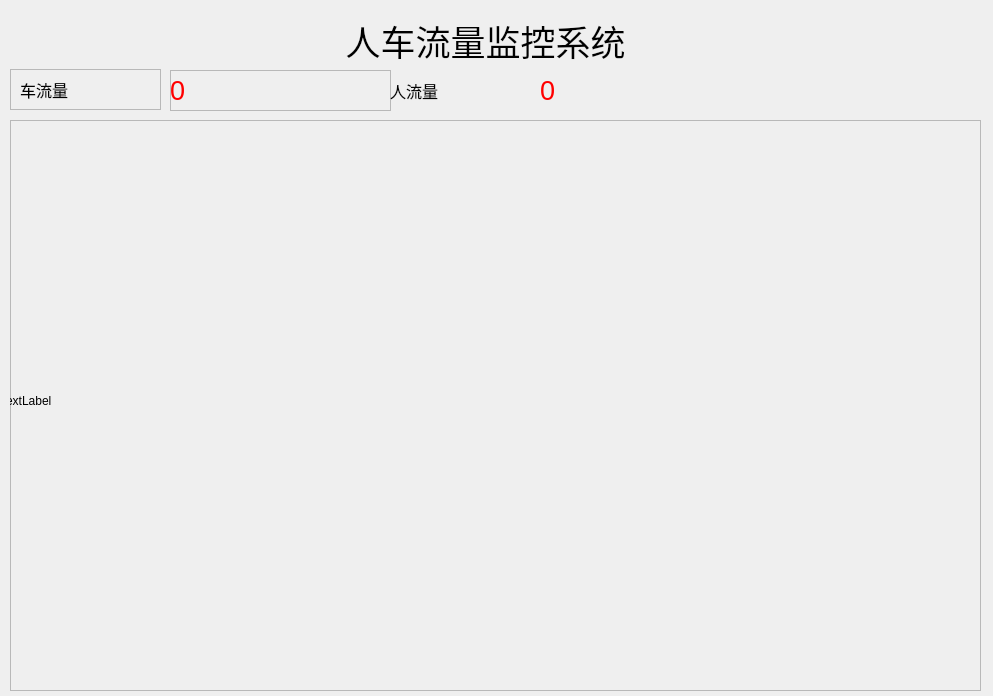
<?xml version="1.0" encoding="UTF-8"?>
<ui version="4.0">
 <class>Dialog</class>
 <widget class="QDialog" name="Dialog">
  <property name="geometry">
   <rect>
    <x>0</x>
    <y>0</y>
    <width>993</width>
    <height>696</height>
   </rect>
  </property>
  <property name="windowTitle">
   <string>Dialog</string>
  </property>
  <widget class="QFrame" name="frame">
   <property name="geometry">
    <rect>
     <x>10</x>
     <y>120</y>
     <width>971</width>
     <height>571</height>
    </rect>
   </property>
   <property name="frameShape">
    <enum>QFrame::StyledPanel</enum>
   </property>
   <property name="frameShadow">
    <enum>QFrame::Raised</enum>
   </property>
   <widget class="QLabel" name="video1">
    <property name="geometry">
     <rect>
      <x>-10</x>
      <y>0</y>
      <width>961</width>
      <height>561</height>
     </rect>
    </property>
    <property name="text">
     <string>TextLabel</string>
    </property>
   </widget>
  </widget>
  <widget class="QFrame" name="frame_5">
   <property name="geometry">
    <rect>
     <x>10</x>
     <y>69</y>
     <width>151</width>
     <height>41</height>
    </rect>
   </property>
   <property name="frameShape">
    <enum>QFrame::StyledPanel</enum>
   </property>
   <property name="frameShadow">
    <enum>QFrame::Raised</enum>
   </property>
   <widget class="QLabel" name="label">
    <property name="geometry">
     <rect>
      <x>10</x>
      <y>0</y>
      <width>141</width>
      <height>41</height>
     </rect>
    </property>
    <property name="font">
     <font>
      <pointsize>12</pointsize>
     </font>
    </property>
    <property name="text">
     <string>车流量</string>
    </property>
   </widget>
  </widget>
  <widget class="QFrame" name="frame_6">
   <property name="geometry">
    <rect>
     <x>170</x>
     <y>70</y>
     <width>221</width>
     <height>41</height>
    </rect>
   </property>
   <property name="frameShape">
    <enum>QFrame::StyledPanel</enum>
   </property>
   <property name="frameShadow">
    <enum>QFrame::Raised</enum>
   </property>
   <widget class="QLabel" name="carnum">
    <property name="geometry">
     <rect>
      <x>0</x>
      <y>0</y>
      <width>211</width>
      <height>41</height>
     </rect>
    </property>
    <property name="font">
     <font>
      <pointsize>20</pointsize>
     </font>
    </property>
    <property name="styleSheet">
     <string notr="true">color:red
</string>
    </property>
    <property name="text">
     <string>0</string>
    </property>
   </widget>
  </widget>
  <widget class="QLabel" name="title">
   <property name="geometry">
    <rect>
     <x>170</x>
     <y>20</y>
     <width>631</width>
     <height>41</height>
    </rect>
   </property>
   <property name="font">
    <font>
     <pointsize>26</pointsize>
    </font>
   </property>
   <property name="text">
    <string>人车流量监控系统</string>
   </property>
   <property name="alignment">
    <set>Qt::AlignCenter</set>
   </property>
  </widget>
  <widget class="QLabel" name="label_2">
   <property name="geometry">
    <rect>
     <x>390</x>
     <y>70</y>
     <width>141</width>
     <height>41</height>
    </rect>
   </property>
   <property name="font">
    <font>
     <pointsize>12</pointsize>
    </font>
   </property>
   <property name="text">
    <string>人流量</string>
   </property>
  </widget>
  <widget class="QLabel" name="carnum_2">
   <property name="geometry">
    <rect>
     <x>540</x>
     <y>70</y>
     <width>211</width>
     <height>41</height>
    </rect>
   </property>
   <property name="font">
    <font>
     <pointsize>20</pointsize>
    </font>
   </property>
   <property name="styleSheet">
    <string notr="true">color:red
</string>
   </property>
   <property name="text">
    <string>0</string>
   </property>
  </widget>
 </widget>
 <resources/>
 <connections/>
</ui>
